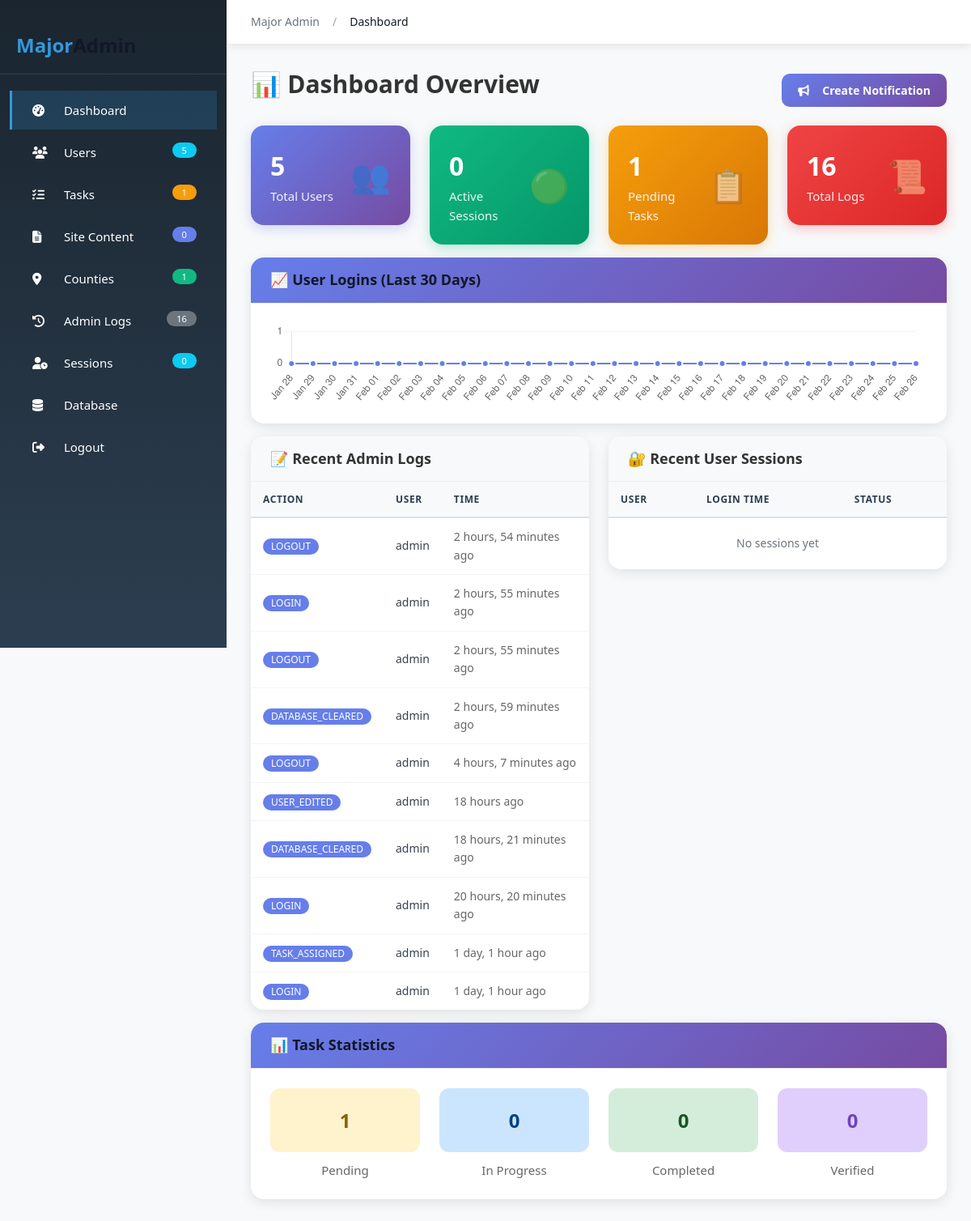
/majoradmin/ (signed in), run on the app's committed database.
### majoradmin/models.py (models this page shows, shortened)
class AdminLog(models.Model):
    ACTION_CHOICES = [
        ('CREATE', 'Create'),
        ('UPDATE', 'Update'),
        ('DELETE', 'Delete'),
        ('LOGIN', 'Login'),
        ('LOGOUT', 'Logout'),
        ('TASK_ASSIGNED', 'Task Assigned'),
        ('TASK_COMPLETED', 'Task Completed'),
        ('TASK_VERIFIED', 'Task Verified'),
        ('USER_EDITED', 'User Edited'),
        ('USER_PASSWORD_CHANGED', 'Password Changed'),
        ('USER_DELETED', 'User Deleted'),
        ('CONTENT_UPDATED', 'Content Updated'),
        ('DATABASE_CLEARED', 'Database Cleared'),
    ]
    action = models.CharField(max_length=50, choices=ACTION_CHOICES)
    user = models.ForeignKey(User, on_delete=models.SET_NULL, null=True, blank=True, related_name='admin_logs')
    description = models.TextField()
    details = models.JSONField(default=dict, blank=True)
    ip_address = models.GenericIPAddressField(null=True, blank=True)
    timestamp = models.DateTimeField(default=timezone.now)
    related_user = models.ForeignKey(User, on_delete=models.SET_NULL, null=True, blank=True, related_name='affected_by_admin')
    class Meta:
        ordering = ['-timestamp']
        verbose_name_plural = 'Admin Logs'

### majoradmin/views.py (the view)
    def wrapper(request, *args, **kwargs):
        if not request.user.is_authenticated:
            return redirect('majoradmin_login')
        if not request.user.is_superuser:
            messages.error(request, 'Access denied. Superuser privileges required.')
            return redirect('dashboard')
        return view_func(request, *args, **kwargs)

### templates/majoradmin/dashboard.html (shortened to what this page needs)
{% extends 'majoradmin/base.html' %}
{% block breadcrumb %}
<li class="breadcrumb-item active">Dashboard</li>
{% endblock %}
{% block page_content %}
<div class="row mb-4">
    <div class="col-12">
        <div style="display: flex; justify-content: space-between; align-items: center;">
            <h2 class="mb-4" style="color: #333; font-weight: 600;">📊 Dashboard Overview</h2>
            <a href="{% url 'majoradmin_create_notification' %}" class="btn" style="background: linear-gradient(135deg, #667eea 0%, #764ba2 100%); color: white; border-radius: 10px; padding: 10px 20px; font-weight: 600;">
                <i class="fas fa-bullhorn me-2"></i>Create Notification
            </a>
        </div>
    </div>
</div>
<div class="row mb-4">
    <div class="col-md-3">
        <div class="stat-card" style="background: linear-gradient(135deg, #667eea 0%, #764ba2 100%); color: white; border-radius: 16px; padding: 1.5rem; box-shadow: 0 4px 15px rgba(102, 126, 234, 0.3);">
            <div style="display: flex; align-items: center; justify-content: space-between;">
                <div>
                    <div style="font-size: 2rem; font-weight: bold;">{{ total_users }}</div>
                    <div style="opacity: 0.9;">Total Users</div>
                </div>
                <div style="font-size: 2.5rem; opacity: 0.5;">👥</div>
            </div>
        </div>
    </div>
    <div class="col-md-3">
        <div class="stat-card" style="background: linear-gradient(135deg, #10b981 0%, #059669 100%); color: white; border-radius: 16px; padding: 1.5rem; box-shadow: 0 4px 15px rgba(16, 185, 129, 0.3);">
            <div style="display: flex; align-items: center; justify-content: space-between;">
                <div>
                    <div style="font-size: 2rem; font-weight: bold;">{{ active_sessions }}</div>
                    <div style="opacity: 0.9;">Active Sessions</div>
                </div>
                <div style="font-size: 2.5rem; opacity: 0.5;">🟢</div>
            </div>
        </div>
    </div>
    <div class="col-md-3">
        <div class="stat-card" style="background: linear-gradient(135deg, #f59e0b 0%, #d97706 100%); color: white; border-radius: 16px; padding: 1.5rem; box-shadow: 0 4px 15px rgba(245, 158, 11, 0.3);">
            <div style="display: flex; align-items: center; justify-content: space-between;">
                <div>
                    <div style="font-size: 2rem; font-weight: bold;">{{ pending_tasks }}</div>
                    <div style="opacity: 0.9;">Pending Tasks</div>
                </div>
                <div style="font-size: 2.5rem; opacity: 0.5;">📋</div>
            </div>
        </div>
    </div>
    <div class="col-md-3">
        <div class="stat-card" style="background: linear-gradient(135deg, #ef4444 0%, #dc2626 100%); color: white; border-radius: 16px; padding: 1.5rem; box-shadow: 0 4px 15px rgba(239, 68, 68, 0.3);">
            <div style="display: flex; align-items: center; justify-content: space-between;">
                <div>
                    <div style="font-size: 2rem; font-weight: bold;">{{ total_logs }}</div>
                    <div style="opacity: 0.9;">Total Logs</div>
                </div>
                <div style="font-size: 2.5rem; opacity: 0.5;">📜</div>
            </div>
        </div>
    </div>
</div>
<div class="row mb-4">
    <div class="col-md-12">
        <div class="table-card" style="border-radius: 16px; overflow: hidden; box-shadow: 0 4px 15px rgba(0,0,0,0.1);">
            <div class="card-header" style="background: linear-gradient(135deg, #667eea 0%, #764ba2 100%); color: white; padding: 1rem 1.5rem;">
                <h5 class="mb-0" style="font-weight: 600;">📈 User Logins (Last 30 Days)</h5>
            </div>
            <div class="card-body" style="padding: 1.5rem;">
                <canvas id="loginChart" height="100"></canvas>
            </div>
        </div>
    </div>
</div>
<div class="row mb-4">
    <div class="col-md-6">
        <div class="table-card" style="border-radius: 16px; overflow: hidden; box-shadow: 0 4px 15px rgba(0,0,0,0.1);">
            <div class="card-header" style="background: #f8f9fa; padding: 1rem 1.5rem; border-bottom: 1px solid #eee;">
                <h5 class="mb-0" style="font-weight: 600; color: #333;">📝 Recent Admin Logs</h5>
            </div>
            <div class="card-body" style="padding: 0;">
                <table class="table table-hover" style="margin: 0;">
                    <thead style="background: #f8f9fa;">
                        <tr>
                            <th style="padding: 12px 15px;">Action</th>
                            <th style="padding: 12px 15px;">User</th>
                            <th style="padding: 12px 15px;">Time</th>
                        </tr>
                    </thead>
                    <tbody>
                        {% for log in recent_logs %}
                        <tr>
                            <td style="padding: 12px 15px;">
                                <span class="badge" style="background: #667eea; color: white; padding: 4px 10px; border-radius: 20px;">{{ log.action }}</span>
                            </td>
                            <td style="padding: 12px 15px;">{{ log.user.username|default:"System" }}</td>
                            <td style="padding: 12px 15px; color: #666;">{{ log.timestamp|timesince }} ago</td>
                        </tr>
                        {% empty %}
                        <tr>
                            <td colspan="3" class="text-center text-muted" style="padding: 20px;">No logs yet</td>
                        </tr>
                        {% endfor %}
                    </tbody>
                </table>
            </div>
        </div>
    </div>
    <div class="col-md-6">
        <div class="table-card" style="border-radius: 16px; overflow: hidden; box-shadow: 0 4px 15px rgba(0,0,0,0.1);">
            <div class="card-header" style="background: #f8f9fa; padding: 1rem 1.5rem; border-bottom: 1px solid #eee;">
                <h5 class="mb-0" style="font-weight: 600; color: #333;">🔐 Recent User Sessions</h5>
            </div>
            <div class="card-body" style="padding: 0;">
                <table class="table table-hover" style="margin: 0;">
                    <thead style="background: #f8f9fa;">
                        <tr>
                            <th style="padding: 12px 15px;">User</th>
                            <th style="padding: 12px 15px;">Login Time</th>
                            <th style="padding: 12px 15px;">Status</th>
                        </tr>
                    </thead>
                    <tbody>
                        {% for session in recent_sessions %}
                        <tr>
                            <td style="padding: 12px 15px;">{{ session.user.username }}</td>
                            <td style="padding: 12px 15px; color: #666;">{{ session.login_time|timesince }} ago</td>
                            <td style="padding: 12px 15px;">
                                {% if session.is_active %}
                                <span class="badge" style="background: #10b981; color: white; padding: 4px 10px; border-radius: 20px;">Active</span>
                                {% else %}
                                <span class="badge" style="background: #6c757d; color: white; padding: 4px 10px; border-radius: 20px;">Logged Out</span>
                                {% endif %}
                            </td>
                        </tr>
                        {% empty %}
                        <tr>
                            <td colspan="3" class="text-center text-muted" style="padding: 20px;">No sessions yet</td>
                        </tr>
                        {% endfor %}
                    </tbody>
                </table>
            </div>
        </div>
    </div>
</div>
<div class="row">
    <div class="col-md-12">
        <div class="table-card" style="border-radius: 16px; overflow: hidden; box-shadow: 0 4px 15px rgba(0,0,0,0.1);">
            <div class="card-header" style="background: linear-gradient(135deg, #667eea 0%, #764ba2 100%); color: white; padding: 1rem 1.5rem;">
                <h5 class="mb-0" style="font-weight: 600;">📊 Task Statistics</h5>
            </div>
            <div class="card-body" style="padding: 1.5rem;">
                <div class="row text-center">
                    <div class="col-md-3">
                        <div style="background: #fff3cd; padding: 1.5rem; border-radius: 12px; margin-bottom: 10px;">
                            <h3 style="color: #856404; margin: 0;">{{ pending_tasks }}</h3>
                        </div>
                        <p style="color: #666; margin: 0;">Pending</p>
                    </div>
                    <div class="col-md-3">
                        <div style="background: #cce5ff; padding: 1.5rem; border-radius: 12px; margin-bottom: 10px;">
                            <h3 style="color: #004085; margin: 0;">{{ in_progress_tasks }}</h3>
                        </div>
                        <p style="color: #666; margin: 0;">In Progress</p>
                    </div>
                    <div class="col-md-3">
                        <div style="background: #d4edda; padding: 1.5rem; border-radius: 12px; margin-bottom: 10px;">
                            <h3 style="color: #155724; margin: 0;">{{ completed_tasks }}</h3>
                        </div>
                        <p style="color: #666; margin: 0;">Completed</p>
                    </div>
                    <div class="col-md-3">
                        <div style="background: #e0cffc; padding: 1.5rem; border-radius: 12px; margin-bottom: 10px;">
                            <h3 style="color: #6f42c1; margin: 0;">{{ verified_tasks }}</h3>
                        </div>
                        <p style="color: #666; margin: 0;">Verified</p>
                    </div>
                </div>
            </div>
        </div>
    </div>
</div>
{% endblock %}

### templates/majoradmin/base.html (shortened to what this page needs)
{% load static %}
<!DOCTYPE html>
<html lang="en">
<head>
    <link href="https://cdn.jsdelivr.net/npm/bootstrap@5.3.0/dist/css/bootstrap.min.css" rel="stylesheet">
    <link rel="stylesheet" href="https://cdnjs.cloudflare.com/ajax/libs/font-awesome/6.4.0/css/all.min.css">
    <link rel="stylesheet" href="{% static 'style.css' %}">
</head>
<body>
    {% block login_content %}
    {% block main_layout %}
    <div class="sidebar">
        <div class="logo">
            <h3><span>Major</span>Admin</h3>
        </div>
        <div class="nav-item {% if request.path == '/majoradmin/' %}active{% endif %}">
            <a href="{% url 'majoradmin_dashboard' %}">
                <i class="fas fa-tachometer-alt"></i> Dashboard
            </a>
        </div>
        <div class="nav-item {% if '/majoradmin/users' in request.path %}active{% endif %}">
            <a href="{% url 'majoradmin_users' %}">
                <i class="fas fa-users"></i> Users <span class="badge bg-info float-end" style="font-size: 0.7rem;">{{ total_users }}</span>
            </a>
        </div>
        <div class="nav-item {% if '/majoradmin/tasks' in request.path %}active{% endif %}">
            <a href="{% url 'majoradmin_tasks' %}">
                <i class="fas fa-tasks"></i> Tasks <span class="badge bg-warning float-end" style="font-size: 0.7rem;">{{ total_tasks }}</span>
            </a>
        </div>
        <div class="nav-item {% if '/majoradmin/content' in request.path %}active{% endif %}">
            <a href="{% url 'majoradmin_site_content' %}">
                <i class="fas fa-file-alt"></i> Site Content <span class="badge bg-primary float-end" style="font-size: 0.7rem;">{{ site_contents }}</span>
            </a>
        </div>
        <div class="nav-item {% if '/majoradmin/counties' in request.path %}active{% endif %}">
            <a href="{% url 'majoradmin_counties' %}">
                <i class="fas fa-map-marker-alt"></i> Counties <span class="badge bg-success float-end" style="font-size: 0.7rem;">{{ counties }}</span>
            </a>
        </div>
        <div class="nav-item {% if '/majoradmin/logs' in request.path %}active{% endif %}">
            <a href="{% url 'majoradmin_logs' %}">
                <i class="fas fa-history"></i> Admin Logs <span class="badge bg-secondary float-end" style="font-size: 0.7rem;">{{ total_logs }}</span>
            </a>
        </div>
        <div class="nav-item {% if '/majoradmin/sessions' in request.path %}active{% endif %}">
            <a href="{% url 'majoradmin_sessions' %}">
                <i class="fas fa-user-clock"></i> Sessions <span class="badge bg-info float-end" style="font-size: 0.7rem;">{{ active_sessions }}</span>
            </a>
        </div>
        <div class="nav-item {% if '/majoradmin/database' in request.path %}active{% endif %}">
            <a href="{% url 'majoradmin_database' %}">
                <i class="fas fa-database"></i> Database
            </a>
        </div>
        <div class="nav-item">
            <a href="{% url 'majoradmin_logout' %}">
                <i class="fas fa-sign-out-alt"></i> Logout
            </a>
        </div>
    </div>
    <div class="main-content">
        <div class="top-bar">
            <nav aria-label="breadcrumb">
                <ol class="breadcrumb">
                    <li class="breadcrumb-item"><a href="{% url 'majoradmin_dashboard' %}">Major Admin</a></li>
                    {% block breadcrumb %}{% endblock %}
                </ol>
            </nav>
            <div class="user-info">
                <span>{{ request.user.username }}</span>
            </div>
        </div>
        {% block page_content %}{% endblock %}
    </div>
    {% endblock %}
    {% endblock %}
</body>
</html>

### data on the page
AdminLog: action "LOGOUT", user.username "admin", timestamp "2 hours, 54 minutes"
AdminLog: action "LOGIN", user.username "admin", timestamp "2 hours, 55 minutes"
AdminLog: action "LOGOUT", user.username "admin", timestamp "2 hours, 55 minutes"
AdminLog: action "DATABASE_CLEARED", user.username "admin", timestamp "2 hours, 59 minutes"
AdminLog: action "LOGOUT", user.username "admin", timestamp "4 hours, 7 minutes"
AdminLog: action "USER_EDITED", user.username "admin", timestamp "18 hours"
AdminLog: action "DATABASE_CLEARED", user.username "admin", timestamp "18 hours, 21 minutes"
AdminLog: action "LOGIN", user.username "admin", timestamp "20 hours, 20 minutes"
AdminLog: action "TASK_ASSIGNED", user.username "admin", timestamp "1 day, 1 hour"
AdminLog: action "LOGIN", user.username "admin", timestamp "1 day, 1 hour"

### other printed values
{{ total_users }} "5"
{{ total_tasks }} "1"
{{ site_contents }} "0"
{{ counties }} "1"
{{ total_logs }} "16"
{{ active_sessions }} "0"
{{ pending_tasks }} "1"
{{ in_progress_tasks }} "0"
{{ completed_tasks }} "0"
{{ verified_tasks }} "0"
